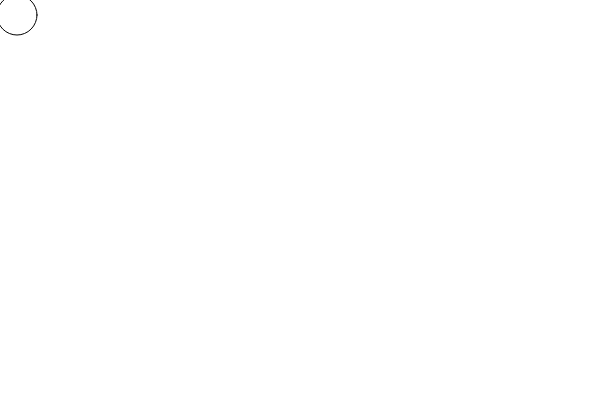
Frame 1 (no input)
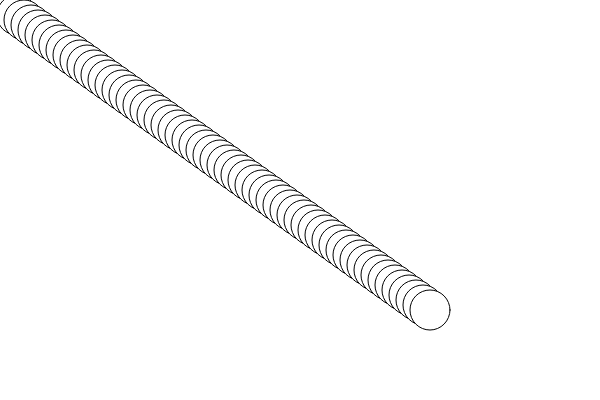
Frame 60 (no input)
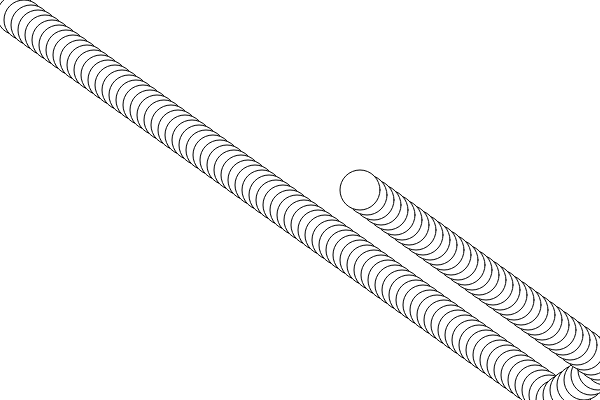
Frame 120 (the mouse pressed at the canvas centre since frame 60)

The p5.js sketch that drew these frames (run headless with seeded random() and noise() and a simulated clock; from frame 60 on, the mouse is pressed at the canvas centre):

// p5.js sketch
// ── sketch.js


// Create ball object
var ball = {};
ball.width = 40;
ball.x = 10;
ball.y = 10;
ball.dx = 7;
ball.dy = 5;

function setup() {
  createCanvas(600, 400);
  background(255);
  // console.log(ball);
}

function draw() {


  // Move the ball
  ball.x += ball.dx;
  ball.y += ball.dy;

  // Ensure the ball stays on the screen
  if (ball.x >= width || ball.x <= 0) {
    ball.dx *= -1;
  }
  if (ball.y >= height || ball.y <= 0) {
    ball.dy *= -1;
  }

  // draw our ball
  ellipse(ball.x, ball.y, ball.width, ball.width);
}
